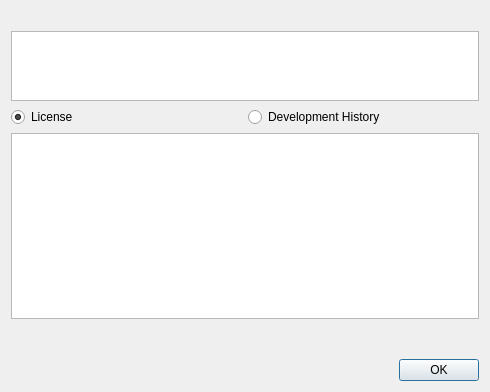
<?xml version="1.0" encoding="UTF-8"?>
<ui version="4.0">
 <class>aboutDialog</class>
 <widget class="QDialog" name="aboutDialog">
  <property name="geometry">
   <rect>
    <x>0</x>
    <y>0</y>
    <width>490</width>
    <height>392</height>
   </rect>
  </property>
  <property name="windowTitle">
   <string>About EasyPBI</string>
  </property>
  <property name="windowIcon">
   <iconset resource="EasyPBI.qrc">
    <normaloff>:/png/icons/EasyPBIicon.png</normaloff>:/png/icons/EasyPBIicon.png</iconset>
  </property>
  <layout class="QVBoxLayout" name="verticalLayout">
   <item>
    <widget class="QLabel" name="label_icon">
     <property name="text">
      <string/>
     </property>
     <property name="pixmap">
      <pixmap resource="EasyPBI.qrc">:/png/icons/EasyPBI_Logo.jpg</pixmap>
     </property>
     <property name="alignment">
      <set>Qt::AlignCenter</set>
     </property>
    </widget>
   </item>
   <item>
    <widget class="QTextEdit" name="text_summary">
     <property name="sizePolicy">
      <sizepolicy hsizetype="Expanding" vsizetype="Preferred">
       <horstretch>0</horstretch>
       <verstretch>1</verstretch>
      </sizepolicy>
     </property>
     <property name="frameShape">
      <enum>QFrame::StyledPanel</enum>
     </property>
     <property name="frameShadow">
      <enum>QFrame::Plain</enum>
     </property>
     <property name="readOnly">
      <bool>true</bool>
     </property>
     <property name="textInteractionFlags">
      <set>Qt::LinksAccessibleByKeyboard|Qt::LinksAccessibleByMouse|Qt::TextBrowserInteraction|Qt::TextSelectableByKeyboard|Qt::TextSelectableByMouse</set>
     </property>
    </widget>
   </item>
   <item>
    <layout class="QHBoxLayout" name="horizontalLayout">
     <item>
      <widget class="QRadioButton" name="radio_license">
       <property name="text">
        <string>License</string>
       </property>
       <property name="checked">
        <bool>true</bool>
       </property>
      </widget>
     </item>
     <item>
      <widget class="QRadioButton" name="radio_history">
       <property name="text">
        <string>Development History</string>
       </property>
      </widget>
     </item>
    </layout>
   </item>
   <item>
    <widget class="QTextEdit" name="text_info">
     <property name="sizePolicy">
      <sizepolicy hsizetype="Expanding" vsizetype="Preferred">
       <horstretch>0</horstretch>
       <verstretch>0</verstretch>
      </sizepolicy>
     </property>
     <property name="readOnly">
      <bool>true</bool>
     </property>
     <property name="textInteractionFlags">
      <set>Qt::LinksAccessibleByKeyboard|Qt::LinksAccessibleByMouse|Qt::TextBrowserInteraction|Qt::TextSelectableByKeyboard|Qt::TextSelectableByMouse</set>
     </property>
    </widget>
   </item>
   <item>
    <spacer name="verticalSpacer">
     <property name="orientation">
      <enum>Qt::Vertical</enum>
     </property>
     <property name="sizeType">
      <enum>QSizePolicy::Expanding</enum>
     </property>
     <property name="sizeHint" stdset="0">
      <size>
       <width>20</width>
       <height>40</height>
      </size>
     </property>
    </spacer>
   </item>
   <item>
    <widget class="QDialogButtonBox" name="buttonBox">
     <property name="orientation">
      <enum>Qt::Horizontal</enum>
     </property>
     <property name="standardButtons">
      <set>QDialogButtonBox::Ok</set>
     </property>
    </widget>
   </item>
  </layout>
 </widget>
 <resources>
  <include location="EasyPBI.qrc"/>
 </resources>
 <connections>
  <connection>
   <sender>buttonBox</sender>
   <signal>accepted()</signal>
   <receiver>aboutDialog</receiver>
   <slot>accept()</slot>
   <hints>
    <hint type="sourcelabel">
     <x>248</x>
     <y>254</y>
    </hint>
    <hint type="destinationlabel">
     <x>157</x>
     <y>274</y>
    </hint>
   </hints>
  </connection>
  <connection>
   <sender>buttonBox</sender>
   <signal>rejected()</signal>
   <receiver>aboutDialog</receiver>
   <slot>reject()</slot>
   <hints>
    <hint type="sourcelabel">
     <x>316</x>
     <y>260</y>
    </hint>
    <hint type="destinationlabel">
     <x>286</x>
     <y>274</y>
    </hint>
   </hints>
  </connection>
 </connections>
</ui>
